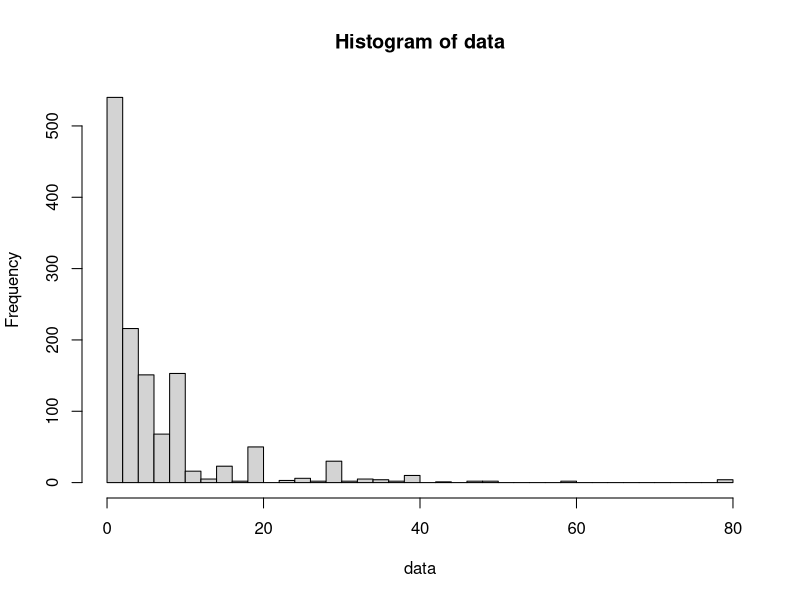
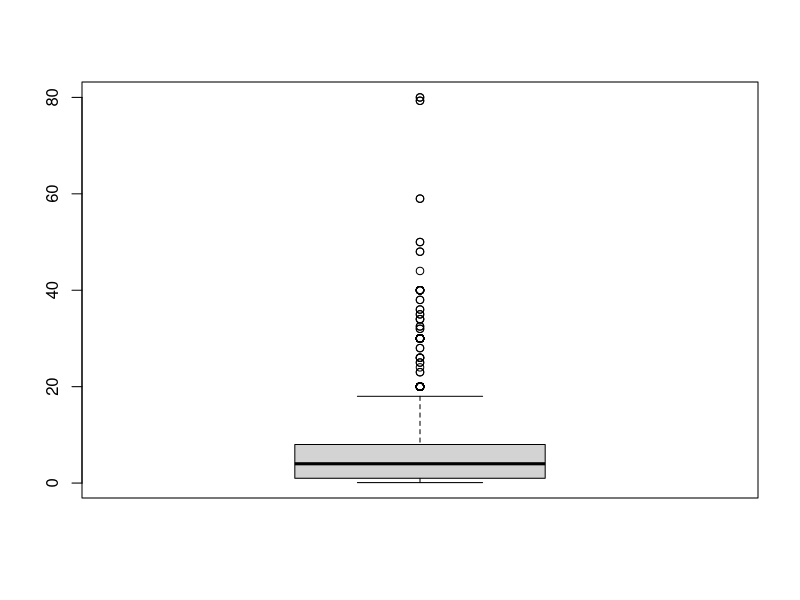
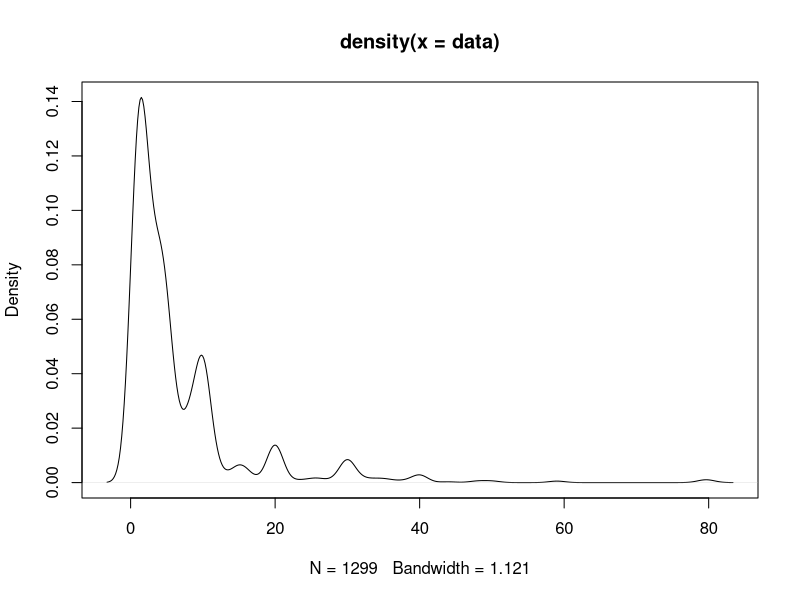
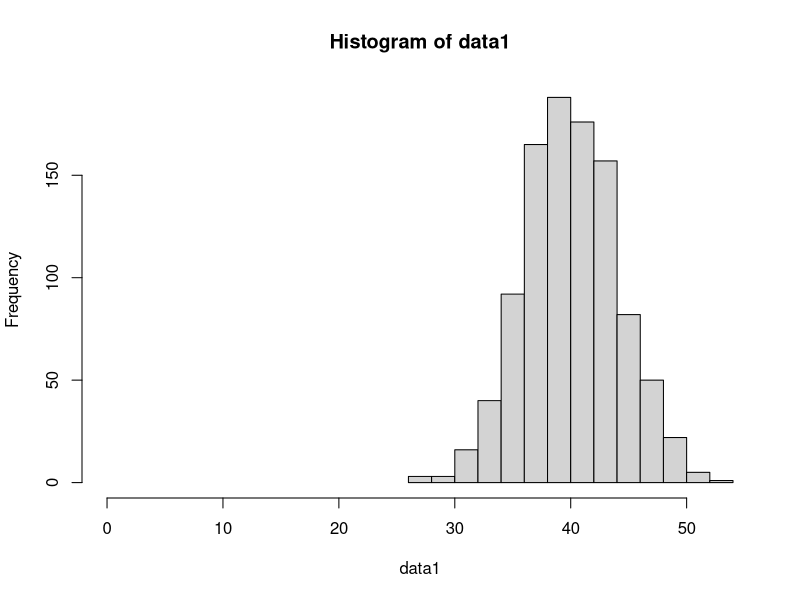

Write the R code that produced these figures, in order.
data<-read.csv("Module_Time_Insight_V1.csv", header=TRUE)
data<-data$Sum.of.Hours #extracts the sum of hours column
data<-data[-1] #removes first value which is the sum in some of the downloads
hist(data, breaks=50)
mean(data)
median(data)
sd(data)

boxplot(data)
quantile(data) #all 4 quartiles

#specific quartiles
Q1 <- quantile(data, 0.025) 
Q2 <- quantile(data, 0.975)  
Q1
Q2

plot(density(data))

data1<-rnorm(1000,40,4)
hist(data1, xlim=c(0,max(data1)))